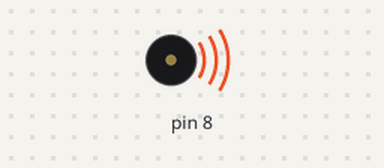
Bench run of a sketch on a simulated Arduino Uno, built with avr-gcc and run on an emulated ATmega328P. Shown: buzzer (waves = sounding).

Above: at 1.8 s.
At 7.07 s:
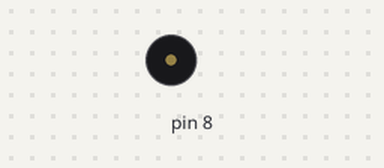
Timing chart, 0 to 7.4 s (numbered marks = the images above):
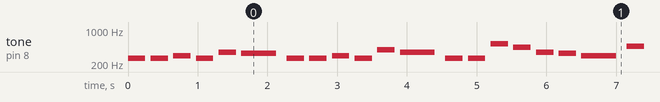

The sketch:

happybirthdaytune.ino
```cpp
int melody[] = {
  261, 261, 293, 261, 349, 329,
  261, 261, 293, 261, 392, 349,
  261, 261, 523, 440, 349, 329, 293,
  466, 466, 440, 349, 392, 349
};

int noteDurations[] = {
  4, 4, 4, 4, 4, 2,
  4, 4, 4, 4, 4, 2,
  4, 4, 4, 4, 4, 4, 2,
  4, 4, 4, 4, 4, 2
};

void setup() {
  // No setup is needed for this simple example
}

void loop() {
  // Iterate through the melody
  for (int i = 0; i < sizeof(melody) / sizeof(melody[0]); i++) {
    int noteDuration = 1000 / noteDurations[i];
    tone(8, melody[i], noteDuration);

    // Pause between notes
    delay(noteDuration * 1.30);

    // Stop the tone
    noTone(8);
  }

  // Repeat the melody
  delay(2000);
}
```

Measured:
- by itself, tone on pin 8: plays 261 Hz for 0.25 s, 261 Hz for 0.25 s, 293 Hz for 0.25 s, 261 Hz for 0.25 s, 349 Hz for 0.25 s, 329 Hz for 0.50 s … (287 notes in this stretch)
